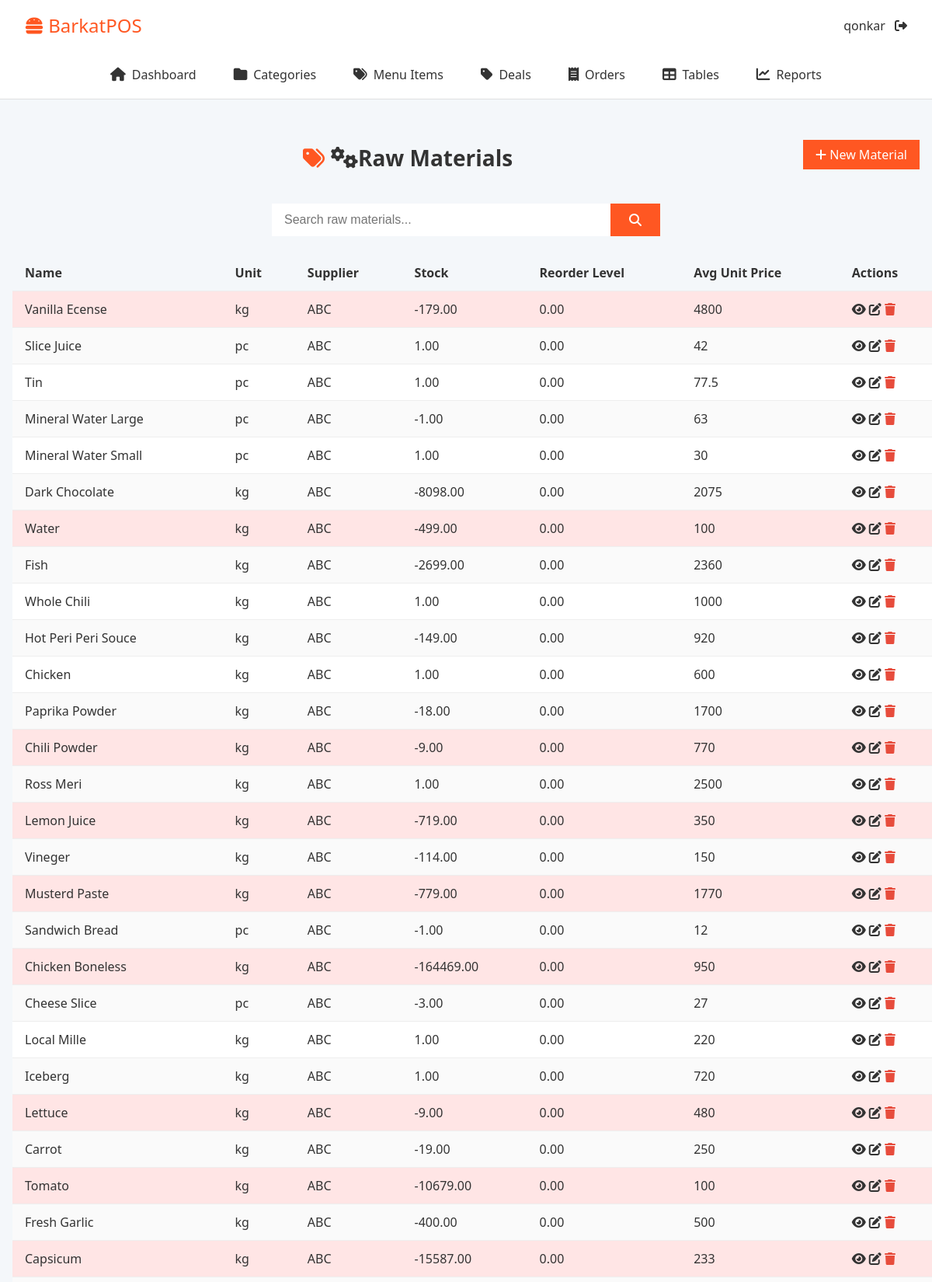
Page /raw-materials/ (signed in, upper part) on the committed database.
### core/models.py (models this page shows, shortened)
class User(AbstractUser):
    ROLE_CHOICES = [
        ('admin', 'Admin'),
        ('cashier', 'Cashier'),
        ('kitchen', 'Kitchen'),
    ]
    role = models.CharField(max_length=20, choices=ROLE_CHOICES, default='cashier')

class RawMaterial(models.Model):
    name = models.CharField(max_length=100, unique=True)
    unit = models.CharField(max_length=50, help_text="E.g. kg, liter, pc")
    current_stock = models.DecimalField(max_digits=10, decimal_places=2, default=0)
    reorder_level = models.DecimalField(max_digits=10, decimal_places=2, default=0)
    supplier = models.ForeignKey(Supplier, on_delete=models.PROTECT, related_name="materials")
    created_at = models.DateTimeField(auto_now_add=True)

class Supplier(models.Model):
    name = models.CharField(max_length=200, unique=True)
    contact_number = models.CharField(max_length=20, blank=True, null=True)
    email = models.EmailField(blank=True, null=True)
    address = models.TextField(blank=True, null=True)
    created_at = models.DateTimeField(auto_now_add=True)

### core/views.py (the view)
# urls.py: path('raw-materials/', RawMaterialListView.as_view(), name='raw_material_list'),
class RawMaterialListView(LoginRequiredMixin, ListView):
    model = RawMaterial
    template_name = 'raw_materials/rawmaterial_list.html'
    context_object_name = 'materials'
    paginate_by = 300
    def get_queryset(self):
        qs = super().get_queryset().select_related('supplier').order_by('-created_at')
        q = self.request.GET.get('q')
        if q:
            qs = qs.filter(name__icontains=q)
        qs = qs.annotate(
            total_cost=Sum(
                F('purchaseorderitem__quantity') * F('purchaseorderitem__unit_price'),
                filter=Q(purchaseorderitem__purchase_order__status='received'),
                output_field=DecimalField(max_digits=14, decimal_places=2)
            ),
            total_qty=Sum(
                'purchaseorderitem__quantity',
                filter=Q(purchaseorderitem__purchase_order__status='received')
            )
        ).annotate(
            avg_unit_price=ExpressionWrapper(
                F('total_cost') / F('total_qty'),
                output_field=DecimalField(max_digits=14, decimal_places=2)
            )
        )
        return qs

### core/templates/raw_materials/rawmaterial_list.html (shortened to what this page needs)
{% extends 'base.html' %}
{% block content %}
<div class="page-header">
  <h1><i class="fa fa-cogs"></i> Raw Materials</h1>
  <a href="{% url 'raw_material_create' %}" class="btn"><i class="fa fa-plus"></i> New Material</a>
</div>
<form class="search-bar">
  <input name="q" placeholder="Search raw materials..." value="{{ request.GET.q|default:'' }}">
  <button type="submit"><i class="fa fa-search"></i></button>
</form>
<table class="table">
  <thead>
    <tr>
      <th>Name</th>
      <th>Unit</th>
      <th>Supplier</th>
      <th>Stock</th>
      <th>Reorder Level</th>
      <th>Avg Unit Price</th>
      <th>Actions</th>
    </tr>
  </thead>
  <tbody>
    {% for mat in materials %}
    <tr id="material-{{ mat.pk }}" class="{% if mat.current_stock <= mat.reorder_level %}low-stock{% endif %}">
      <td>{{ mat.name }}</td>
      <td>{{ mat.unit }}</td>
      <td>{{ mat.supplier.name }}</td>
      <td>{{ mat.current_stock }}</td>
      <td>{{ mat.reorder_level }}</td>
      <td>
          {% if mat.avg_unit_price %}
            {{ mat.avg_unit_price }}
          {% else %}
            &mdash;
          {% endif %}
        </td>
      <td>
        <a href="{% url 'raw_material_detail' mat.pk %}"><i class="fa fa-eye"></i></a>
        <a href="{% url 'raw_material_edit' mat.pk %}"><i class="fa fa-edit"></i></a>
        <button class="btn-delete" data-url="{% url 'raw_material_delete' mat.pk %}">
          <i class="fa fa-trash"></i>
        </button>
      </td>
    </tr>
    {% empty %}
    <tr><td colspan="6">No raw materials found.</td></tr>
    {% endfor %}
  </tbody>
</table>
{% endblock %}

### core/templates/base.html (shortened to what this page needs)
{% load static %}
<html lang="en">
  <head>
    <link rel="stylesheet" href="https://cdnjs.cloudflare.com/ajax/libs/font-awesome/6.4.0/css/all.min.css" />
    <link rel="stylesheet" href="{% static 'css/categories.css' %}" />
    <link rel="stylesheet" href="{% static 'css/menu_item.css' %}" />
    <link rel="stylesheet" href="{% static 'css/reports.css' %}" />
  </head>
  <body>
    <header class="topbar">
      <div class="logo"><i class="fa fa-hamburger"></i> BarkatPOS</div>
      <div class="user-menu">
        <span>{{ request.user.username }}</span>
        <a href="{% url 'logout' %}"><i class="fa fa-sign-out-alt"></i></a>
      </div>
    </header>
    <nav class="main-nav">
      <a href="{% url 'dashboard' %}" class="{% if request.resolver_match.url_name == 'dashboard' %}active{% endif %}"> <i class="fa fa-home"></i> Dashboard </a>
      <a href="{% url 'category_list' %}" class="{% if request.resolver_match.url_name == 'category_list' %}active{% endif %}"> <i class="fa fa-folder"></i> Categories </a>
      <a href="{% url 'menuitem_list' %}" class="{% if request.resolver_match.url_name == 'menuitem_list' %}active{% endif %}"> <i class="fa fa-tags"></i> Menu Items </a>
      <a href="{% url 'deal_list' %}" class="{% if request.resolver_match.url_name == 'deal_list' %}active{% endif %}"> <i class="fa fa-tag"></i> Deals </a>
      <a href="{% url 'order_list' %}" class="{% if request.resolver_match.url_name == 'order_list' %}active{% endif %}"> <i class="fa fa-receipt"></i> Orders </a>
      <a href="/tables/" class="{% if request.resolver_match.url_name == 'table_list' %}active{% endif %}"> <i class="fa fa-table"></i> Tables </a>
      <a href="/reports/" class="{% if request.resolver_match.url_name == 'reports' %}active{% endif %}"> <i class="fa fa-chart-line"></i> Reports </a>
    </nav>
    <main>{% block content %}{% endblock %}</main>
  </body>
</html>

### core/static/css/categories.css (style rules this page uses)
.page-header { display: flex; justify-content: space-between; align-items: center; margin: var(--space-xl) var(--space-md) var(--space-lg); }
.page-header h1 { font-size: 1.75rem; color: var(--color-text); }
.page-header .btn { background: var(--color-primary); color: #fff; padding: var(--space-xs) var(--space-md); border-radius: var(--radius-sm); font-size: var(--font-size-base); transition: background .3s; }
.table { width: 100%; border-collapse: collapse; margin: 0 var(--space-md) var(--space-xl); background: #fff; box-shadow: var(--shadow-sm); }
.table th, .table td { padding: var(--space-sm) var(--space-md); text-align: left; border-bottom: 1px solid #eee; }
.table th { background: var(--color-bg); font-weight: 600; }
.table tbody tr:nth-child(even) { background: #fafafa; }
.btn-edit, .btn-delete { background: none; border: none; font-size: 1rem; cursor: pointer; margin-right: var(--space-xs); }
.btn-delete i { color: var(--color-error-text); }
h1 { font-size: 1.75rem; color: var(--color-text); max-width: 600px; margin: var(--space-lg) auto var(--space-md); display: flex; align-items: center; }
h1::before { content: "\f07b"; font-family: "Font Awesome 5 Free"; font-weight: 900; margin-right: var(--space-xs); color: var(--color-primary); }

### core/static/css/menu_item.css (style rules this page uses)
.search-bar { display: flex; max-width: 500px; margin: var(--space-md) auto var(--space-lg); background: #fff; border-radius: var(--radius); overflow: hidden; box-shadow: var(--shadow-sm); }
.search-bar input { flex: 1; border: none; padding: var(--space-sm) var(--space-md); font-size: var(--font-size-base); }
.search-bar button { background: var(--color-primary); border: none; padding: var(--space-sm) var(--space-lg); cursor: pointer; display: inline-flex; align-items: center; justify-content: center; color: #fff; transition: background .3s; }
.search-bar button .fa-search { font-size: 1rem; }
h1 { font-size: 1.75rem; color: var(--color-text); max-width: 600px; margin: var(--space-lg) auto var(--space-md); display: flex; align-items: center; }
h1::before { content: "\f02c"; font-family: "Font Awesome 5 Free"; font-weight: 900; margin-right: var(--space-xs); color: var(--color-primary); }

### core/static/css/reports.css (style rules this page uses)
.table { width: 100%; border-collapse: collapse; }
.table th, .table td { padding: var(--space-sm) var(--space-md); border-bottom: 1px solid #eee; }

### core/templates/raw_materials/rawmaterial_list.html (style rules this page uses)
.low-stock { background-color: rgba(255,0,0,0.1); }

### core/templates/base.html (style rules this page uses)
:root { --color-primary: #ff5722; --color-primary-dark: #e64a19; --color-bg: #f4f7fa; --color-text: #333; --color-success-bg: #e6ffed; --color-success-border: #27ae60; --color-success-text: #27ae60; --color-error-bg: #ffe6e6; --color-error-border: #e74c3c; --color-error-text: #e74c3c; --space-xxs: 0.25rem; --space-xs: 0.5rem; --space-sm: 0.75rem; --space-md: 1rem; --space-lg: 1.5rem; --space-xl: 2rem; --font-family: "Segoe UI", sans-serif; --font-size-base: 1rem; --font-size-sm: 0.875rem; --border-radius-sm: 0.25rem; --border-radius: 0.5rem; --border-radius-lg: 0.75rem; --box-shadow-sm: 0 2px 5px rgba(0, 0, 0, 0.05); --box-shadow-md: 0 2px 10px rgba(0, 0, 0, 0.1); --box-shadow-lg: 0 4px 20px rgba(0, 0, 0, 0.1); }
* { margin: 0; padding: 0; box-sizing: border-box; }
body { font-family: var(--font-family); background: var(--color-bg); color: var(--color-text); height: 100dvh; }
a { text-decoration: none; color: inherit; }
.topbar { background: #fff; padding: var(--space-md) var(--space-xl); display: flex; justify-content: space-between; align-items: center; box-shadow: var(--box-shadow-sm); }
.topbar .logo { font-size: 1.5rem; color: var(--color-primary); }
.topbar .user-menu a { margin-left: var(--space-xs); }
.main-nav { background: #fff; display: flex; justify-content: center; gap: var(--space-lg); padding: var(--space-sm) 0; box-shadow: var(--shadow-sm); border-bottom: 1px solid #e0e0e0; }
.main-nav a { display: inline-flex; align-items: center; font-size: var(--font-size-base); color: var(--color-text); padding: var(--space-xs) var(--space-sm); border-radius: var(--radius-sm); transition: background 0.2s, color 0.2s; }
.main-nav a i { margin-right: var(--space-xs); font-size: 1.1rem; }

### rows in the picture
User: user.username "qonkar"
RawMaterial: name "Vanilla Ecense", unit "kg", supplier.name "ABC", current_stock "-179.00", reorder_level "0.00", avg_unit_price "4800"
RawMaterial: name "Slice Juice", unit "pc", supplier.name "ABC", current_stock "1.00", reorder_level "0.00", avg_unit_price "42"
RawMaterial: name "Tin", unit "pc", supplier.name "ABC", current_stock "1.00", reorder_level "0.00", avg_unit_price "77.5"
RawMaterial: name "Mineral Water Large", unit "pc", supplier.name "ABC", current_stock "-1.00", reorder_level "0.00", avg_unit_price "63"
RawMaterial: name "Mineral Water Small", unit "pc", supplier.name "ABC", current_stock "1.00", reorder_level "0.00", avg_unit_price "30"
RawMaterial: name "Dark Chocolate", unit "kg", supplier.name "ABC", current_stock "-8098.00", reorder_level "0.00", avg_unit_price "2075"
RawMaterial: name "Water", unit "kg", supplier.name "ABC", current_stock "-499.00", reorder_level "0.00", avg_unit_price "100"
RawMaterial: name "Fish", unit "kg", supplier.name "ABC", current_stock "-2699.00", reorder_level "0.00", avg_unit_price "2360"
RawMaterial: name "Whole Chili", unit "kg", supplier.name "ABC", current_stock "1.00", reorder_level "0.00", avg_unit_price "1000"
RawMaterial: name "Hot Peri Peri Souce", unit "kg", supplier.name "ABC", current_stock "-149.00", reorder_level "0.00", avg_unit_price "920"
RawMaterial: name "Chicken", unit "kg", supplier.name "ABC", current_stock "1.00", reorder_level "0.00", avg_unit_price "600"
RawMaterial: name "Paprika Powder", unit "kg", supplier.name "ABC", current_stock "-18.00", reorder_level "0.00", avg_unit_price "1700"
RawMaterial: name "Chili Powder", unit "kg", supplier.name "ABC", current_stock "-9.00", reorder_level "0.00", avg_unit_price "770"
RawMaterial: name "Ross Meri", unit "kg", supplier.name "ABC", current_stock "1.00", reorder_level "0.00", avg_unit_price "2500"
RawMaterial: name "Lemon Juice", unit "kg", supplier.name "ABC", current_stock "-719.00", reorder_level "0.00", avg_unit_price "350"
RawMaterial: name "Vineger", unit "kg", supplier.name "ABC", current_stock "-114.00", reorder_level "0.00", avg_unit_price "150"
RawMaterial: name "Musterd Paste", unit "kg", supplier.name "ABC", current_stock "-779.00", reorder_level "0.00", avg_unit_price "1770"
RawMaterial: name "Sandwich Bread", unit "pc", supplier.name "ABC", current_stock "-1.00", reorder_level "0.00", avg_unit_price "12"
RawMaterial: name "Chicken Boneless", unit "kg", supplier.name "ABC", current_stock "-164469.00", reorder_level "0.00", avg_unit_price "950"
RawMaterial: name "Cheese Slice", unit "pc", supplier.name "ABC", current_stock "-3.00", reorder_level "0.00", avg_unit_price "27"
RawMaterial: name "Local Mille", unit "kg", supplier.name "ABC", current_stock "1.00", reorder_level "0.00", avg_unit_price "220"
RawMaterial: name "Iceberg", unit "kg", supplier.name "ABC", current_stock "1.00", reorder_level "0.00", avg_unit_price "720"
RawMaterial: name "Lettuce", unit "kg", supplier.name "ABC", current_stock "-9.00", reorder_level "0.00", avg_unit_price "480"
RawMaterial: name "Carrot", unit "kg", supplier.name "ABC", current_stock "-19.00", reorder_level "0.00", avg_unit_price "250"
RawMaterial: name "Tomato", unit "kg", supplier.name "ABC", current_stock "-10679.00", reorder_level "0.00", avg_unit_price "100"
RawMaterial: name "Fresh Garlic", unit "kg", supplier.name "ABC", current_stock "-400.00", reorder_level "0.00", avg_unit_price "500"
RawMaterial: name "Capsicum", unit "kg", supplier.name "ABC", current_stock "-15587.00", reorder_level "0.00", avg_unit_price "233"
